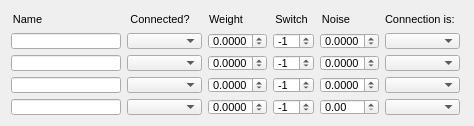
  <widget class="QWidget" name="layoutWidget_7">
   <property name="geometry">
    <rect>
     <x>9</x>
     <y>460</y>
     <width>466</width>
     <height>108</height>
    </rect>
   </property>
   <layout class="QHBoxLayout" name="horizontalLayout_17">
    <item>
     <layout class="QVBoxLayout" name="verticalLayout_44">
      <item>
       <widget class="QLabel" name="label_49">
        <property name="sizePolicy">
         <sizepolicy hsizetype="Fixed" vsizetype="Preferred">
          <horstretch>0</horstretch>
          <verstretch>0</verstretch>
         </sizepolicy>
        </property>
        <property name="minimumSize">
         <size>
          <width>33</width>
          <height>16</height>
         </size>
        </property>
        <property name="maximumSize">
         <size>
          <width>33</width>
          <height>16</height>
         </size>
        </property>
        <property name="font">
         <font>
          <pointsize>8</pointsize>
         </font>
        </property>
        <property name="text">
         <string>Name</string>
        </property>
        <property name="alignment">
         <set>Qt::AlignCenter</set>
        </property>
       </widget>
      </item>
      <item>
       <widget class="QLineEdit" name="unit3Unit1ConnNameLineEdit">
        <property name="sizePolicy">
         <sizepolicy hsizetype="Fixed" vsizetype="Fixed">
          <horstretch>0</horstretch>
          <verstretch>0</verstretch>
         </sizepolicy>
        </property>
        <property name="minimumSize">
         <size>
          <width>110</width>
          <height>16</height>
         </size>
        </property>
        <property name="maximumSize">
         <size>
          <width>110</width>
          <height>16</height>
         </size>
        </property>
        <property name="font">
         <font>
          <pointsize>8</pointsize>
         </font>
        </property>
        <property name="readOnly">
         <bool>true</bool>
        </property>
       </widget>
      </item>
      <item>
       <widget class="QLineEdit" name="unit3Unit2ConnNameLineEdit">
        <property name="sizePolicy">
         <sizepolicy hsizetype="Fixed" vsizetype="Fixed">
          <horstretch>0</horstretch>
          <verstretch>0</verstretch>
         </sizepolicy>
        </property>
        <property name="minimumSize">
         <size>
          <width>110</width>
          <height>16</height>
         </size>
        </property>
        <property name="maximumSize">
         <size>
          <width>110</width>
          <height>16</height>
         </size>
        </property>
        <property name="font">
         <font>
          <pointsize>8</pointsize>
         </font>
        </property>
        <property name="readOnly">
         <bool>true</bool>
        </property>
       </widget>
      </item>
      <item>
       <widget class="QLineEdit" name="unit3Unit3ConnNameLineEdit">
        <property name="sizePolicy">
         <sizepolicy hsizetype="Fixed" vsizetype="Fixed">
          <horstretch>0</horstretch>
          <verstretch>0</verstretch>
         </sizepolicy>
        </property>
        <property name="minimumSize">
         <size>
          <width>110</width>
          <height>16</height>
         </size>
        </property>
        <property name="maximumSize">
         <size>
          <width>110</width>
          <height>16</height>
         </size>
        </property>
        <property name="font">
         <font>
          <pointsize>8</pointsize>
         </font>
        </property>
        <property name="readOnly">
         <bool>true</bool>
        </property>
       </widget>
      </item>
      <item>
       <widget class="QLineEdit" name="unit3Unit4ConnNameLineEdit">
        <property name="sizePolicy">
         <sizepolicy hsizetype="Fixed" vsizetype="Fixed">
          <horstretch>0</horstretch>
          <verstretch>0</verstretch>
         </sizepolicy>
        </property>
        <property name="minimumSize">
         <size>
          <width>110</width>
          <height>16</height>
         </size>
        </property>
        <property name="maximumSize">
         <size>
          <width>110</width>
          <height>16</height>
         </size>
        </property>
        <property name="font">
         <font>
          <pointsize>8</pointsize>
         </font>
        </property>
        <property name="readOnly">
         <bool>true</bool>
        </property>
       </widget>
      </item>
     </layout>
    </item>
    <item>
     <layout class="QVBoxLayout" name="verticalLayout_45">
      <item>
       <widget class="QLabel" name="label_50">
        <property name="sizePolicy">
         <sizepolicy hsizetype="Fixed" vsizetype="Preferred">
          <horstretch>0</horstretch>
          <verstretch>0</verstretch>
         </sizepolicy>
        </property>
        <property name="minimumSize">
         <size>
          <width>66</width>
          <height>16</height>
         </size>
        </property>
        <property name="maximumSize">
         <size>
          <width>66</width>
          <height>16</height>
         </size>
        </property>
        <property name="font">
         <font>
          <pointsize>8</pointsize>
         </font>
        </property>
        <property name="text">
         <string>Connected?</string>
        </property>
        <property name="alignment">
         <set>Qt::AlignCenter</set>
        </property>
       </widget>
      </item>
      <item>
       <widget class="QComboBox" name="unit3Unit1ConnectedComboBox">
        <property name="sizePolicy">
         <sizepolicy hsizetype="Fixed" vsizetype="Fixed">
          <horstretch>0</horstretch>
          <verstretch>0</verstretch>
         </sizepolicy>
        </property>
        <property name="minimumSize">
         <size>
          <width>75</width>
          <height>16</height>
         </size>
        </property>
        <property name="maximumSize">
         <size>
          <width>75</width>
          <height>16</height>
         </size>
        </property>
        <property name="font">
         <font>
          <pointsize>8</pointsize>
         </font>
        </property>
       </widget>
      </item>
      <item>
       <widget class="QComboBox" name="unit3Unit2ConnectedComboBox">
        <property name="sizePolicy">
         <sizepolicy hsizetype="Fixed" vsizetype="Fixed">
          <horstretch>0</horstretch>
          <verstretch>0</verstretch>
         </sizepolicy>
        </property>
        <property name="minimumSize">
         <size>
          <width>75</width>
          <height>16</height>
         </size>
        </property>
        <property name="maximumSize">
         <size>
          <width>75</width>
          <height>16</height>
         </size>
        </property>
        <property name="font">
         <font>
          <pointsize>8</pointsize>
         </font>
        </property>
       </widget>
      </item>
      <item>
       <widget class="QComboBox" name="unit3Unit3ConnectedComboBox">
        <property name="sizePolicy">
         <sizepolicy hsizetype="Fixed" vsizetype="Fixed">
          <horstretch>0</horstretch>
          <verstretch>0</verstretch>
         </sizepolicy>
        </property>
        <property name="minimumSize">
         <size>
          <width>75</width>
          <height>16</height>
         </size>
        </property>
        <property name="maximumSize">
         <size>
          <width>75</width>
          <height>16</height>
         </size>
        </property>
        <property name="font">
         <font>
          <pointsize>8</pointsize>
         </font>
        </property>
       </widget>
      </item>
      <item>
       <widget class="QComboBox" name="unit3Unit4ConnectedComboBox">
        <property name="sizePolicy">
         <sizepolicy hsizetype="Fixed" vsizetype="Fixed">
          <horstretch>0</horstretch>
          <verstretch>0</verstretch>
         </sizepolicy>
        </property>
        <property name="minimumSize">
         <size>
          <width>75</width>
          <height>16</height>
         </size>
        </property>
        <property name="maximumSize">
         <size>
          <width>75</width>
          <height>16</height>
         </size>
        </property>
        <property name="font">
         <font>
          <pointsize>8</pointsize>
         </font>
        </property>
       </widget>
      </item>
     </layout>
    </item>
    <item>
     <layout class="QVBoxLayout" name="verticalLayout_46">
      <item>
       <widget class="QLabel" name="label_51">
        <property name="sizePolicy">
         <sizepolicy hsizetype="Fixed" vsizetype="Preferred">
          <horstretch>0</horstretch>
          <verstretch>0</verstretch>
         </sizepolicy>
        </property>
        <property name="minimumSize">
         <size>
          <width>36</width>
          <height>16</height>
         </size>
        </property>
        <property name="maximumSize">
         <size>
          <width>36</width>
          <height>16</height>
         </size>
        </property>
        <property name="font">
         <font>
          <pointsize>8</pointsize>
         </font>
        </property>
        <property name="text">
         <string>Weight</string>
        </property>
        <property name="alignment">
         <set>Qt::AlignCenter</set>
        </property>
       </widget>
      </item>
      <item>
       <widget class="QDoubleSpinBox" name="unit3Unit1WeightDoubleSpinBox">
        <property name="sizePolicy">
         <sizepolicy hsizetype="Fixed" vsizetype="Fixed">
          <horstretch>0</horstretch>
          <verstretch>0</verstretch>
         </sizepolicy>
        </property>
        <property name="minimumSize">
         <size>
          <width>59</width>
          <height>16</height>
         </size>
        </property>
        <property name="maximumSize">
         <size>
          <width>59</width>
          <height>16</height>
         </size>
        </property>
        <property name="font">
         <font>
          <pointsize>8</pointsize>
         </font>
        </property>
        <property name="wrapping">
         <bool>true</bool>
        </property>
        <property name="decimals">
         <number>4</number>
        </property>
        <property name="maximum">
         <double>1.000000000000000</double>
        </property>
        <property name="singleStep">
         <double>0.001000000000000</double>
        </property>
       </widget>
      </item>
      <item>
       <widget class="QDoubleSpinBox" name="unit3Unit2WeightDoubleSpinBox">
        <property name="sizePolicy">
         <sizepolicy hsizetype="Fixed" vsizetype="Fixed">
          <horstretch>0</horstretch>
          <verstretch>0</verstretch>
         </sizepolicy>
        </property>
        <property name="minimumSize">
         <size>
          <width>59</width>
          <height>16</height>
         </size>
        </property>
        <property name="maximumSize">
         <size>
          <width>59</width>
          <height>16</height>
         </size>
        </property>
        <property name="font">
         <font>
          <pointsize>8</pointsize>
         </font>
        </property>
        <property name="wrapping">
         <bool>true</bool>
        </property>
        <property name="decimals">
         <number>4</number>
        </property>
        <property name="maximum">
         <double>1.000000000000000</double>
        </property>
        <property name="singleStep">
         <double>0.001000000000000</double>
        </property>
       </widget>
      </item>
      <item>
       <widget class="QDoubleSpinBox" name="unit3Unit3WeightDoubleSpinBox">
        <property name="sizePolicy">
         <sizepolicy hsizetype="Fixed" vsizetype="Fixed">
          <horstretch>0</horstretch>
          <verstretch>0</verstretch>
         </sizepolicy>
        </property>
        <property name="minimumSize">
         <size>
          <width>59</width>
          <height>16</height>
         </size>
        </property>
        <property name="maximumSize">
         <size>
          <width>59</width>
          <height>16</height>
         </size>
        </property>
        <property name="font">
         <font>
          <pointsize>8</pointsize>
         </font>
        </property>
        <property name="wrapping">
         <bool>true</bool>
        </property>
        <property name="decimals">
         <number>4</number>
        </property>
        <property name="maximum">
         <double>1.000000000000000</double>
        </property>
        <property name="singleStep">
         <double>0.001000000000000</double>
        </property>
       </widget>
      </item>
      <item>
       <widget class="QDoubleSpinBox" name="unit3Unit4WeightDoubleSpinBox">
        <property name="sizePolicy">
         <sizepolicy hsizetype="Fixed" vsizetype="Fixed">
          <horstretch>0</horstretch>
          <verstretch>0</verstretch>
         </sizepolicy>
        </property>
        <property name="minimumSize">
         <size>
          <width>59</width>
          <height>16</height>
         </size>
        </property>
        <property name="maximumSize">
         <size>
          <width>59</width>
          <height>16</height>
         </size>
        </property>
        <property name="font">
         <font>
          <pointsize>8</pointsize>
         </font>
        </property>
        <property name="wrapping">
         <bool>true</bool>
        </property>
        <property name="decimals">
         <number>4</number>
        </property>
        <property name="maximum">
         <double>1.000000000000000</double>
        </property>
        <property name="singleStep">
         <double>0.001000000000000</double>
        </property>
       </widget>
      </item>
     </layout>
    </item>
    <item>
     <layout class="QVBoxLayout" name="verticalLayout_47">
      <item>
       <widget class="QLabel" name="label_52">
        <property name="sizePolicy">
         <sizepolicy hsizetype="Fixed" vsizetype="Preferred">
          <horstretch>0</horstretch>
          <verstretch>0</verstretch>
         </sizepolicy>
        </property>
        <property name="minimumSize">
         <size>
          <width>37</width>
          <height>16</height>
         </size>
        </property>
        <property name="maximumSize">
         <size>
          <width>37</width>
          <height>16</height>
         </size>
        </property>
        <property name="font">
         <font>
          <pointsize>8</pointsize>
         </font>
        </property>
        <property name="text">
         <string>Switch</string>
        </property>
        <property name="alignment">
         <set>Qt::AlignCenter</set>
        </property>
       </widget>
      </item>
      <item>
       <widget class="QSpinBox" name="unit3Unit1SwitchSpinBox">
        <property name="sizePolicy">
         <sizepolicy hsizetype="Fixed" vsizetype="Fixed">
          <horstretch>0</horstretch>
          <verstretch>0</verstretch>
         </sizepolicy>
        </property>
        <property name="minimumSize">
         <size>
          <width>41</width>
          <height>16</height>
         </size>
        </property>
        <property name="maximumSize">
         <size>
          <width>41</width>
          <height>16</height>
         </size>
        </property>
        <property name="font">
         <font>
          <pointsize>8</pointsize>
         </font>
        </property>
        <property name="wrapping">
         <bool>true</bool>
        </property>
        <property name="minimum">
         <number>-1</number>
        </property>
        <property name="maximum">
         <number>1</number>
        </property>
        <property name="singleStep">
         <number>2</number>
        </property>
        <property name="value">
         <number>-1</number>
        </property>
       </widget>
      </item>
      <item>
       <widget class="QSpinBox" name="unit3Unit2SwitchSpinBox">
        <property name="sizePolicy">
         <sizepolicy hsizetype="Fixed" vsizetype="Fixed">
          <horstretch>0</horstretch>
          <verstretch>0</verstretch>
         </sizepolicy>
        </property>
        <property name="minimumSize">
         <size>
          <width>41</width>
          <height>16</height>
         </size>
        </property>
        <property name="maximumSize">
         <size>
          <width>41</width>
          <height>16</height>
         </size>
        </property>
        <property name="font">
         <font>
          <pointsize>8</pointsize>
         </font>
        </property>
        <property name="wrapping">
         <bool>true</bool>
        </property>
        <property name="minimum">
         <number>-1</number>
        </property>
        <property name="maximum">
         <number>1</number>
        </property>
        <property name="singleStep">
         <number>2</number>
        </property>
        <property name="value">
         <number>-1</number>
        </property>
       </widget>
      </item>
      <item>
       <widget class="QSpinBox" name="unit3Unit3SwitchSpinBox">
        <property name="sizePolicy">
         <sizepolicy hsizetype="Fixed" vsizetype="Fixed">
          <horstretch>0</horstretch>
          <verstretch>0</verstretch>
         </sizepolicy>
        </property>
        <property name="minimumSize">
         <size>
          <width>41</width>
          <height>16</height>
         </size>
        </property>
        <property name="maximumSize">
         <size>
          <width>41</width>
          <height>16</height>
         </size>
        </property>
        <property name="font">
         <font>
          <pointsize>8</pointsize>
         </font>
        </property>
        <property name="wrapping">
         <bool>true</bool>
        </property>
        <property name="minimum">
         <number>-1</number>
        </property>
        <property name="maximum">
         <number>1</number>
        </property>
        <property name="singleStep">
         <number>2</number>
        </property>
        <property name="value">
         <number>-1</number>
        </property>
       </widget>
      </item>
      <item>
       <widget class="QSpinBox" name="unit3Unit4SwitchSpinBox">
        <property name="sizePolicy">
         <sizepolicy hsizetype="Fixed" vsizetype="Fixed">
          <horstretch>0</horstretch>
          <verstretch>0</verstretch>
         </sizepolicy>
        </property>
        <property name="minimumSize">
         <size>
          <width>41</width>
          <height>16</height>
         </size>
        </property>
        <property name="maximumSize">
         <size>
          <width>41</width>
          <height>16</height>
         </size>
        </property>
        <property name="font">
         <font>
          <pointsize>8</pointsize>
         </font>
        </property>
        <property name="wrapping">
         <bool>true</bool>
        </property>
        <property name="minimum">
         <number>-1</number>
        </property>
        <property name="maximum">
         <number>1</number>
        </property>
        <property name="singleStep">
         <number>2</number>
        </property>
        <property name="value">
         <number>-1</number>
        </property>
       </widget>
      </item>
     </layout>
    </item>
    <item>
     <layout class="QVBoxLayout" name="verticalLayout_48">
      <item>
       <widget class="QLabel" name="label_53">
        <property name="sizePolicy">
         <sizepolicy hsizetype="Fixed" vsizetype="Preferred">
          <horstretch>0</horstretch>
          <verstretch>0</verstretch>
         </sizepolicy>
        </property>
        <property name="minimumSize">
         <size>
          <width>32</width>
          <height>16</height>
         </size>
        </property>
        <property name="maximumSize">
         <size>
          <width>32</width>
          <height>16</height>
         </size>
        </property>
        <property name="font">
         <font>
          <pointsize>8</pointsize>
         </font>
        </property>
        <property name="text">
         <string>Noise</string>
        </property>
        <property name="alignment">
         <set>Qt::AlignCenter</set>
        </property>
       </widget>
      </item>
      <item>
       <widget class="QDoubleSpinBox" name="unit3Unit1NoiseDoubleSpinBox">
        <property name="sizePolicy">
         <sizepolicy hsizetype="Fixed" vsizetype="Fixed">
          <horstretch>0</horstretch>
          <verstretch>0</verstretch>
         </sizepolicy>
        </property>
        <property name="minimumSize">
         <size>
          <width>59</width>
          <height>16</height>
         </size>
        </property>
        <property name="maximumSize">
         <size>
          <width>59</width>
          <height>16</height>
         </size>
        </property>
        <property name="font">
         <font>
          <pointsize>8</pointsize>
         </font>
        </property>
        <property name="wrapping">
         <bool>true</bool>
        </property>
        <property name="decimals">
         <number>4</number>
        </property>
        <property name="maximum">
         <double>1.000000000000000</double>
        </property>
        <property name="singleStep">
         <double>0.001000000000000</double>
        </property>
       </widget>
      </item>
      <item>
       <widget class="QDoubleSpinBox" name="unit3Unit2NoiseDoubleSpinBox">
        <property name="sizePolicy">
         <sizepolicy hsizetype="Fixed" vsizetype="Fixed">
          <horstretch>0</horstretch>
          <verstretch>0</verstretch>
         </sizepolicy>
        </property>
        <property name="minimumSize">
         <size>
          <width>59</width>
          <height>16</height>
         </size>
        </property>
        <property name="maximumSize">
         <size>
          <width>59</width>
          <height>16</height>
         </size>
        </property>
        <property name="font">
         <font>
          <pointsize>8</pointsize>
         </font>
        </property>
        <property name="wrapping">
         <bool>true</bool>
        </property>
        <property name="decimals">
         <number>4</number>
        </property>
        <property name="maximum">
         <double>1.000000000000000</double>
        </property>
        <property name="singleStep">
         <double>0.001000000000000</double>
        </property>
       </widget>
      </item>
      <item>
       <widget class="QDoubleSpinBox" name="unit3Unit3NoiseDoubleSpinBox">
        <property name="sizePolicy">
         <sizepolicy hsizetype="Fixed" vsizetype="Fixed">
          <horstretch>0</horstretch>
          <verstretch>0</verstretch>
         </sizepolicy>
        </property>
        <property name="minimumSize">
         <size>
          <width>59</width>
          <height>16</height>
         </size>
        </property>
        <property name="maximumSize">
         <size>
          <width>59</width>
          <height>16</height>
         </size>
        </property>
        <property name="font">
         <font>
          <pointsize>8</pointsize>
         </font>
        </property>
        <property name="wrapping">
         <bool>true</bool>
        </property>
        <property name="decimals">
         <number>4</number>
        </property>
        <property name="maximum">
         <double>1.000000000000000</double>
        </property>
        <property name="singleStep">
         <double>0.001000000000000</double>
        </property>
       </widget>
      </item>
      <item>
       <widget class="QDoubleSpinBox" name="unit3Unit4NoiseDoubleSpinBox">
        <property name="sizePolicy">
         <sizepolicy hsizetype="Fixed" vsizetype="Fixed">
          <horstretch>0</horstretch>
          <verstretch>0</verstretch>
         </sizepolicy>
        </property>
        <property name="minimumSize">
         <size>
          <width>59</width>
          <height>16</height>
         </size>
        </property>
        <property name="maximumSize">
         <size>
          <width>59</width>
          <height>16</height>
         </size>
        </property>
        <property name="font">
         <font>
          <pointsize>8</pointsize>
         </font>
        </property>
       </widget>
      </item>
     </layout>
    </item>
    <item>
     <layout class="QVBoxLayout" name="verticalLayout_49">
      <item>
       <widget class="QLabel" name="label_54">
        <property name="sizePolicy">
         <sizepolicy hsizetype="Fixed" vsizetype="Preferred">
          <horstretch>0</horstretch>
          <verstretch>0</verstretch>
         </sizepolicy>
        </property>
        <property name="minimumSize">
         <size>
          <width>78</width>
          <height>16</height>
         </size>
        </property>
        <property name="maximumSize">
         <size>
          <width>78</width>
          <height>16</height>
         </size>
        </property>
        <property name="font">
         <font>
          <pointsize>8</pointsize>
         </font>
        </property>
        <property name="text">
         <string>Connection is:</string>
        </property>
       </widget>
      </item>
      <item>
       <widget class="QComboBox" name="unit3Unit1UniselectorComboBox">
        <property name="sizePolicy">
         <sizepolicy hsizetype="Fixed" vsizetype="Fixed">
          <horstretch>0</horstretch>
          <verstretch>0</verstretch>
         </sizepolicy>
        </property>
        <property name="minimumSize">
         <size>
          <width>75</width>
          <height>16</height>
         </size>
        </property>
        <property name="maximumSize">
         <size>
          <width>75</width>
          <height>16</height>
         </size>
        </property>
        <property name="font">
         <font>
          <pointsize>8</pointsize>
         </font>
        </property>
       </widget>
      </item>
      <item>
       <widget class="QComboBox" name="unit3Unit2UniselectorComboBox">
        <property name="sizePolicy">
         <sizepolicy hsizetype="Fixed" vsizetype="Fixed">
          <horstretch>0</horstretch>
          <verstretch>0</verstretch>
         </sizepolicy>
        </property>
        <property name="minimumSize">
         <size>
          <width>75</width>
          <height>16</height>
         </size>
        </property>
        <property name="maximumSize">
         <size>
          <width>75</width>
          <height>16</height>
         </size>
        </property>
        <property name="font">
         <font>
          <pointsize>8</pointsize>
         </font>
        </property>
       </widget>
      </item>
      <item>
       <widget class="QComboBox" name="unit3Unit3UniselectorComboBox">
        <property name="sizePolicy">
         <sizepolicy hsizetype="Fixed" vsizetype="Fixed">
          <horstretch>0</horstretch>
          <verstretch>0</verstretch>
         </sizepolicy>
        </property>
        <property name="minimumSize">
         <size>
          <width>75</width>
          <height>16</height>
         </size>
        </property>
        <property name="maximumSize">
         <size>
          <width>75</width>
          <height>16</height>
         </size>
        </property>
        <property name="font">
         <font>
          <pointsize>8</pointsize>
         </font>
        </property>
       </widget>
      </item>
      <item>
       <widget class="QComboBox" name="unit3Unit4UniselectorComboBox">
        <property name="sizePolicy">
         <sizepolicy hsizetype="Fixed" vsizetype="Fixed">
          <horstretch>0</horstretch>
          <verstretch>0</verstretch>
         </sizepolicy>
        </property>
        <property name="minimumSize">
         <size>
          <width>75</width>
          <height>16</height>
         </size>
        </property>
        <property name="maximumSize">
         <size>
          <width>75</width>
          <height>16</height>
         </size>
        </property>
        <property name="font">
         <font>
          <pointsize>8</pointsize>
         </font>
        </property>
       </widget>
      </item>
     </layout>
    </item>
   </layout>
  </widget>
